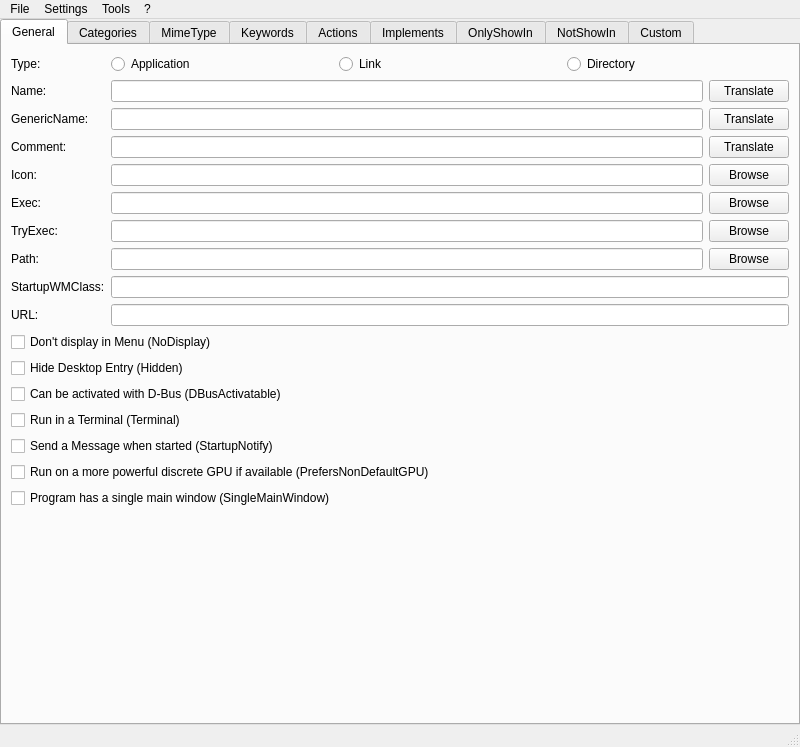
<?xml version="1.0" encoding="UTF-8"?>
<ui version="4.0">
 <class>MainWindow</class>
 <widget class="QMainWindow" name="MainWindow">
  <property name="geometry">
   <rect>
    <x>0</x>
    <y>0</y>
    <width>800</width>
    <height>747</height>
   </rect>
  </property>
  <property name="windowTitle">
   <string notr="true">MainWindow</string>
  </property>
  <widget class="QWidget" name="centralwidget">
   <layout class="QVBoxLayout" name="verticalLayout">
    <property name="spacing">
     <number>0</number>
    </property>
    <property name="leftMargin">
     <number>0</number>
    </property>
    <property name="topMargin">
     <number>0</number>
    </property>
    <property name="rightMargin">
     <number>0</number>
    </property>
    <property name="bottomMargin">
     <number>0</number>
    </property>
    <item>
     <widget class="QTabWidget" name="main_tab_widget">
      <property name="currentIndex">
       <number>0</number>
      </property>
      <widget class="QWidget" name="general_tab">
       <attribute name="title">
        <string>General</string>
       </attribute>
       <layout class="QFormLayout" name="formLayout">
        <item row="0" column="0">
         <widget class="QLabel" name="label">
          <property name="text">
           <string>Type:</string>
          </property>
         </widget>
        </item>
        <item row="2" column="0">
         <widget class="QLabel" name="label_2">
          <property name="text">
           <string>Name:</string>
          </property>
         </widget>
        </item>
        <item row="4" column="0">
         <widget class="QLabel" name="label_3">
          <property name="text">
           <string>GenericName:</string>
          </property>
         </widget>
        </item>
        <item row="6" column="0">
         <widget class="QLabel" name="label_4">
          <property name="text">
           <string>Comment:</string>
          </property>
         </widget>
        </item>
        <item row="8" column="0">
         <widget class="QLabel" name="label_5">
          <property name="text">
           <string>Icon:</string>
          </property>
         </widget>
        </item>
        <item row="10" column="0">
         <widget class="QLabel" name="label_6">
          <property name="text">
           <string>Exec:</string>
          </property>
         </widget>
        </item>
        <item row="10" column="1">
         <layout class="QHBoxLayout" name="horizontalLayout_10">
          <item>
           <widget class="QLineEdit" name="exec_edit"/>
          </item>
          <item>
           <widget class="QPushButton" name="browse_exec_button">
            <property name="text">
             <string>Browse</string>
            </property>
           </widget>
          </item>
         </layout>
        </item>
        <item row="11" column="0">
         <widget class="QLabel" name="label_7">
          <property name="text">
           <string>TryExec:</string>
          </property>
         </widget>
        </item>
        <item row="11" column="1">
         <layout class="QHBoxLayout" name="horizontalLayout_11">
          <item>
           <widget class="QLineEdit" name="try_exec_edit"/>
          </item>
          <item>
           <widget class="QPushButton" name="browse_try_exec_button">
            <property name="text">
             <string>Browse</string>
            </property>
           </widget>
          </item>
         </layout>
        </item>
        <item row="12" column="0">
         <widget class="QLabel" name="label_8">
          <property name="text">
           <string>Path:</string>
          </property>
         </widget>
        </item>
        <item row="12" column="1">
         <layout class="QHBoxLayout" name="horizontalLayout_12">
          <item>
           <widget class="QLineEdit" name="path_edit"/>
          </item>
          <item>
           <widget class="QPushButton" name="browse_path_button">
            <property name="text">
             <string>Browse</string>
            </property>
           </widget>
          </item>
         </layout>
        </item>
        <item row="14" column="0">
         <widget class="QLabel" name="label_9">
          <property name="text">
           <string>StartupWMClass:</string>
          </property>
         </widget>
        </item>
        <item row="14" column="1">
         <widget class="QLineEdit" name="startup_wm_class_edit"/>
        </item>
        <item row="16" column="0">
         <widget class="QLabel" name="label_10">
          <property name="text">
           <string>URL:</string>
          </property>
         </widget>
        </item>
        <item row="19" column="0" colspan="2">
         <widget class="QCheckBox" name="no_display_checkbox">
          <property name="text">
           <string>Don't display in Menu (NoDisplay)</string>
          </property>
         </widget>
        </item>
        <item row="20" column="0" colspan="2">
         <widget class="QCheckBox" name="hidden_checkbox">
          <property name="text">
           <string>Hide Desktop Entry (Hidden)</string>
          </property>
         </widget>
        </item>
        <item row="21" column="0" colspan="2">
         <widget class="QCheckBox" name="dbus_activatable_checkbox">
          <property name="text">
           <string>Can be activated with D-Bus (DBusActivatable)</string>
          </property>
         </widget>
        </item>
        <item row="22" column="0" colspan="2">
         <widget class="QCheckBox" name="terminal_checkbox">
          <property name="text">
           <string>Run in a Terminal (Terminal)</string>
          </property>
         </widget>
        </item>
        <item row="23" column="0" colspan="2">
         <widget class="QCheckBox" name="startup_notify_checkbox">
          <property name="text">
           <string>Send a Message when started (StartupNotify)</string>
          </property>
         </widget>
        </item>
        <item row="24" column="0" colspan="2">
         <widget class="QCheckBox" name="prefers_non_default_gpu_checkbox">
          <property name="text">
           <string>Run on a more powerful discrete GPU if available (PrefersNonDefaultGPU)</string>
          </property>
         </widget>
        </item>
        <item row="25" column="0" colspan="2">
         <widget class="QCheckBox" name="single_main_window_checkbox">
          <property name="text">
           <string>Program has a single main window (SingleMainWindow)</string>
          </property>
         </widget>
        </item>
        <item row="16" column="1">
         <widget class="QLineEdit" name="url_edit"/>
        </item>
        <item row="8" column="1">
         <layout class="QHBoxLayout" name="horizontalLayout_9">
          <item>
           <widget class="QLineEdit" name="icon_edit"/>
          </item>
          <item>
           <widget class="QPushButton" name="browse_icon_button">
            <property name="text">
             <string>Browse</string>
            </property>
           </widget>
          </item>
         </layout>
        </item>
        <item row="6" column="1">
         <layout class="QHBoxLayout" name="horizontalLayout_4">
          <item>
           <widget class="QLineEdit" name="comment_edit"/>
          </item>
          <item>
           <widget class="QPushButton" name="translate_comment_button">
            <property name="text">
             <string>Translate</string>
            </property>
           </widget>
          </item>
         </layout>
        </item>
        <item row="4" column="1">
         <layout class="QHBoxLayout" name="horizontalLayout_3">
          <item>
           <widget class="QLineEdit" name="generic_name_edit"/>
          </item>
          <item>
           <widget class="QPushButton" name="translate_generic_name_button">
            <property name="text">
             <string>Translate</string>
            </property>
           </widget>
          </item>
         </layout>
        </item>
        <item row="2" column="1">
         <layout class="QHBoxLayout" name="horizontalLayout_2">
          <item>
           <widget class="QLineEdit" name="name_edit"/>
          </item>
          <item>
           <widget class="QPushButton" name="translate_name_button">
            <property name="text">
             <string>Translate</string>
            </property>
           </widget>
          </item>
         </layout>
        </item>
        <item row="0" column="1">
         <layout class="QHBoxLayout" name="horizontalLayout">
          <item>
           <widget class="QRadioButton" name="application_type_rad">
            <property name="text">
             <string>Application</string>
            </property>
           </widget>
          </item>
          <item>
           <widget class="QRadioButton" name="link_type_rad">
            <property name="text">
             <string>Link</string>
            </property>
           </widget>
          </item>
          <item>
           <widget class="QRadioButton" name="directory_type_rad">
            <property name="text">
             <string>Directory</string>
            </property>
           </widget>
          </item>
         </layout>
        </item>
       </layout>
      </widget>
      <widget class="QWidget" name="categories_tab">
       <attribute name="title">
        <string>Categories</string>
       </attribute>
       <layout class="QVBoxLayout" name="verticalLayout_2">
        <item>
         <widget class="QListWidget" name="categories_list"/>
        </item>
        <item>
         <layout class="QHBoxLayout" name="horizontalLayout_5">
          <item>
           <widget class="QPushButton" name="add_categorie_button">
            <property name="text">
             <string>Add</string>
            </property>
           </widget>
          </item>
          <item>
           <widget class="QPushButton" name="remove_categorie_button">
            <property name="text">
             <string>Remove</string>
            </property>
           </widget>
          </item>
         </layout>
        </item>
       </layout>
      </widget>
      <widget class="QWidget" name="mime_type_tab">
       <attribute name="title">
        <string>MimeType</string>
       </attribute>
       <layout class="QVBoxLayout" name="mime_type_layout">
        <property name="spacing">
         <number>0</number>
        </property>
        <property name="leftMargin">
         <number>0</number>
        </property>
        <property name="topMargin">
         <number>0</number>
        </property>
        <property name="rightMargin">
         <number>0</number>
        </property>
        <property name="bottomMargin">
         <number>0</number>
        </property>
       </layout>
      </widget>
      <widget class="QWidget" name="keywords_tab">
       <attribute name="title">
        <string>Keywords</string>
       </attribute>
       <layout class="QVBoxLayout" name="verticalLayout_5">
        <property name="spacing">
         <number>0</number>
        </property>
        <property name="leftMargin">
         <number>0</number>
        </property>
        <property name="topMargin">
         <number>0</number>
        </property>
        <property name="rightMargin">
         <number>0</number>
        </property>
        <property name="bottomMargin">
         <number>0</number>
        </property>
        <item>
         <widget class="QTabWidget" name="keywords_tab_widget">
          <property name="currentIndex">
           <number>1</number>
          </property>
          <property name="elideMode">
           <enum>Qt::ElideNone</enum>
          </property>
          <widget class="QWidget" name="untranslated_keywords_tab">
           <attribute name="title">
            <string>Untranslated</string>
           </attribute>
           <layout class="QVBoxLayout" name="untranslated_keywords_layout">
            <property name="spacing">
             <number>0</number>
            </property>
            <property name="leftMargin">
             <number>0</number>
            </property>
            <property name="topMargin">
             <number>0</number>
            </property>
            <property name="rightMargin">
             <number>0</number>
            </property>
            <property name="bottomMargin">
             <number>0</number>
            </property>
           </layout>
          </widget>
          <widget class="QWidget" name="tab_3">
           <attribute name="title">
            <string>Translated</string>
           </attribute>
           <layout class="QVBoxLayout" name="verticalLayout_6">
            <item>
             <widget class="QLabel" name="label_11">
              <property name="text">
               <string>A List of Languages in which are the Keywords translated</string>
              </property>
              <property name="alignment">
               <set>Qt::AlignCenter</set>
              </property>
             </widget>
            </item>
            <item>
             <widget class="QListWidget" name="keywords_language_list"/>
            </item>
            <item>
             <layout class="QHBoxLayout" name="horizontalLayout_8">
              <item>
               <widget class="QPushButton" name="add_keywords_language_button">
                <property name="text">
                 <string>Add</string>
                </property>
               </widget>
              </item>
              <item>
               <widget class="QPushButton" name="edit_keywords_language_button">
                <property name="text">
                 <string>Edit</string>
                </property>
               </widget>
              </item>
              <item>
               <widget class="QPushButton" name="remove_keywords_language_button">
                <property name="text">
                 <string>Remove</string>
                </property>
               </widget>
              </item>
             </layout>
            </item>
           </layout>
          </widget>
         </widget>
        </item>
       </layout>
      </widget>
      <widget class="QWidget" name="actions_tab">
       <attribute name="title">
        <string>Actions</string>
       </attribute>
       <layout class="QVBoxLayout" name="verticalLayout_3">
        <item>
         <widget class="QListWidget" name="actions_list"/>
        </item>
        <item>
         <layout class="QHBoxLayout" name="horizontalLayout_6">
          <item>
           <widget class="QPushButton" name="add_action_button">
            <property name="text">
             <string>Add</string>
            </property>
           </widget>
          </item>
          <item>
           <widget class="QPushButton" name="edit_action_button">
            <property name="text">
             <string>Edit</string>
            </property>
           </widget>
          </item>
          <item>
           <widget class="QPushButton" name="delete_action_button">
            <property name="text">
             <string>Delete</string>
            </property>
           </widget>
          </item>
         </layout>
        </item>
       </layout>
      </widget>
      <widget class="QWidget" name="implements_tab">
       <attribute name="title">
        <string>Implements</string>
       </attribute>
       <layout class="QVBoxLayout" name="implements_layout"/>
      </widget>
      <widget class="QWidget" name="only_show_in_tab">
       <attribute name="title">
        <string>OnlyShowIn</string>
       </attribute>
       <layout class="QVBoxLayout" name="only_show_in_layout"/>
      </widget>
      <widget class="QWidget" name="not_show_in_tab">
       <attribute name="title">
        <string>NotShowIn</string>
       </attribute>
       <layout class="QVBoxLayout" name="not_show_in_layout"/>
      </widget>
      <widget class="QWidget" name="custom_tab">
       <attribute name="title">
        <string>Custom</string>
       </attribute>
       <layout class="QVBoxLayout" name="verticalLayout_4">
        <item>
         <widget class="QLabel" name="label_12">
          <property name="text">
           <string>All Custom Keys of your Desktop Entry. Make sure the Keys starts with X-.</string>
          </property>
          <property name="alignment">
           <set>Qt::AlignCenter</set>
          </property>
          <property name="wordWrap">
           <bool>true</bool>
          </property>
         </widget>
        </item>
        <item>
         <widget class="QTableWidget" name="custom_table">
          <column>
           <property name="text">
            <string>Key</string>
           </property>
          </column>
          <column>
           <property name="text">
            <string>Value</string>
           </property>
          </column>
          <column>
           <property name="text">
            <string>Remove</string>
           </property>
          </column>
         </widget>
        </item>
        <item>
         <layout class="QHBoxLayout" name="horizontalLayout_7">
          <item>
           <widget class="QPushButton" name="add_custom_button">
            <property name="text">
             <string>Add</string>
            </property>
           </widget>
          </item>
          <item>
           <widget class="QPushButton" name="check_custom_button">
            <property name="text">
             <string>Check</string>
            </property>
           </widget>
          </item>
         </layout>
        </item>
       </layout>
      </widget>
     </widget>
    </item>
   </layout>
  </widget>
  <widget class="QMenuBar" name="menubar">
   <property name="geometry">
    <rect>
     <x>0</x>
     <y>0</y>
     <width>800</width>
     <height>30</height>
    </rect>
   </property>
   <widget class="QMenu" name="menuFile">
    <property name="title">
     <string>File</string>
    </property>
    <widget class="QMenu" name="recent_files_menu">
     <property name="title">
      <string>Open recent</string>
     </property>
     <property name="icon">
      <iconset theme="document-open-recent"/>
     </property>
     <addaction name="actionPlaceholder"/>
    </widget>
    <widget class="QMenu" name="new_template_file_menu">
     <property name="title">
      <string>New (from Template)</string>
     </property>
     <addaction name="actionPlaceholder_2"/>
    </widget>
    <addaction name="new_action"/>
    <addaction name="new_template_file_menu"/>
    <addaction name="separator"/>
    <addaction name="open_action"/>
    <addaction name="recent_files_menu"/>
    <addaction name="open_url_action"/>
    <addaction name="separator"/>
    <addaction name="save_action"/>
    <addaction name="save_as_action"/>
    <addaction name="separator"/>
    <addaction name="exit_action"/>
   </widget>
   <widget class="QMenu" name="menuTools">
    <property name="title">
     <string>Tools</string>
    </property>
    <addaction name="validate_action"/>
    <addaction name="preview_action"/>
   </widget>
   <widget class="QMenu" name="menuSettings">
    <property name="title">
     <string>Settings</string>
    </property>
    <addaction name="settings_action"/>
    <addaction name="manage_templates_action"/>
   </widget>
   <widget class="QMenu" name="menu">
    <property name="title">
     <string notr="true">?</string>
    </property>
    <addaction name="welcome_dialog_action"/>
    <addaction name="specification_action"/>
    <addaction name="separator"/>
    <addaction name="view_source_action"/>
    <addaction name="report_bug_action"/>
    <addaction name="translate_action"/>
    <addaction name="donate_action"/>
    <addaction name="separator"/>
    <addaction name="about_action"/>
    <addaction name="about_qt_action"/>
   </widget>
   <addaction name="menuFile"/>
   <addaction name="menuSettings"/>
   <addaction name="menuTools"/>
   <addaction name="menu"/>
  </widget>
  <widget class="QStatusBar" name="statusbar"/>
  <action name="new_action">
   <property name="icon">
    <iconset theme="document-new"/>
   </property>
   <property name="text">
    <string>New</string>
   </property>
  </action>
  <action name="open_action">
   <property name="icon">
    <iconset theme="document-open"/>
   </property>
   <property name="text">
    <string>Open</string>
   </property>
  </action>
  <action name="save_action">
   <property name="icon">
    <iconset theme="document-save"/>
   </property>
   <property name="text">
    <string>Save</string>
   </property>
  </action>
  <action name="save_as_action">
   <property name="icon">
    <iconset theme="document-save-as"/>
   </property>
   <property name="text">
    <string>Save as...</string>
   </property>
  </action>
  <action name="exit_action">
   <property name="text">
    <string>Exit</string>
   </property>
  </action>
  <action name="actionPlaceholder">
   <property name="text">
    <string notr="true">Placeholder</string>
   </property>
  </action>
  <action name="validate_action">
   <property name="text">
    <string>Validate</string>
   </property>
  </action>
  <action name="preview_action">
   <property name="text">
    <string>Preview</string>
   </property>
  </action>
  <action name="specification_action">
   <property name="text">
    <string>Desktop Entry Specification</string>
   </property>
  </action>
  <action name="about_action">
   <property name="icon">
    <iconset theme="help-about"/>
   </property>
   <property name="text">
    <string>About</string>
   </property>
  </action>
  <action name="about_qt_action">
   <property name="text">
    <string>About Qt</string>
   </property>
  </action>
  <action name="settings_action">
   <property name="text">
    <string>Settings</string>
   </property>
  </action>
  <action name="manage_templates_action">
   <property name="text">
    <string>Manage templates</string>
   </property>
  </action>
  <action name="actionPlaceholder_2">
   <property name="text">
    <string notr="true">Placeholder</string>
   </property>
  </action>
  <action name="open_url_action">
   <property name="text">
    <string>Open from URL</string>
   </property>
  </action>
  <action name="welcome_dialog_action">
   <property name="text">
    <string>Show Welcome Dialog</string>
   </property>
  </action>
  <action name="view_source_action">
   <property name="text">
    <string>View Source</string>
   </property>
  </action>
  <action name="report_bug_action">
   <property name="text">
    <string>Report Bug</string>
   </property>
  </action>
  <action name="translate_action">
   <property name="text">
    <string>Translate</string>
   </property>
  </action>
  <action name="donate_action">
   <property name="text">
    <string>Donate</string>
   </property>
  </action>
 </widget>
 <resources/>
 <connections/>
</ui>
